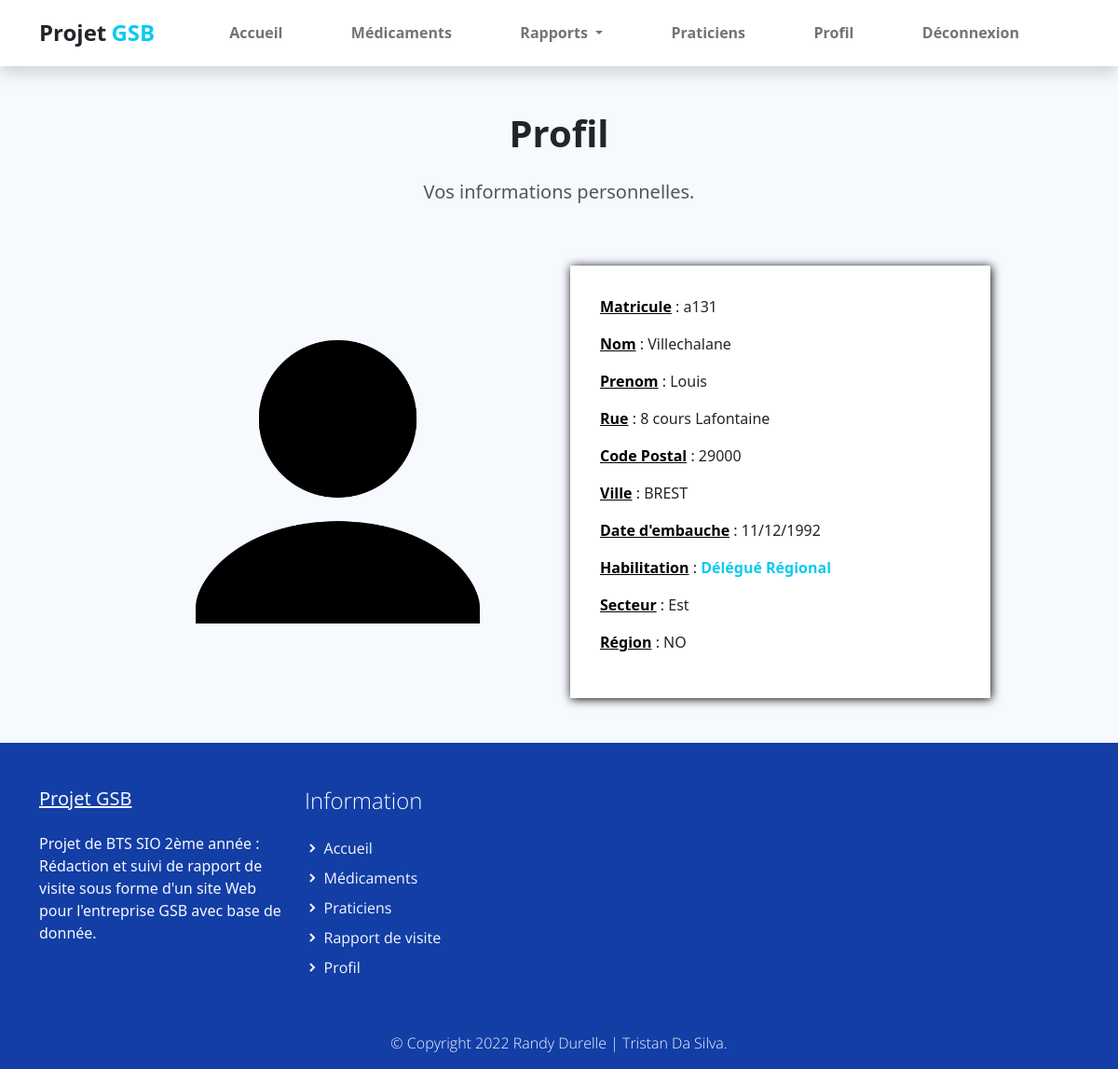
Before: /index.php?uc=connexion&action=profil (signed in) with the older database file.
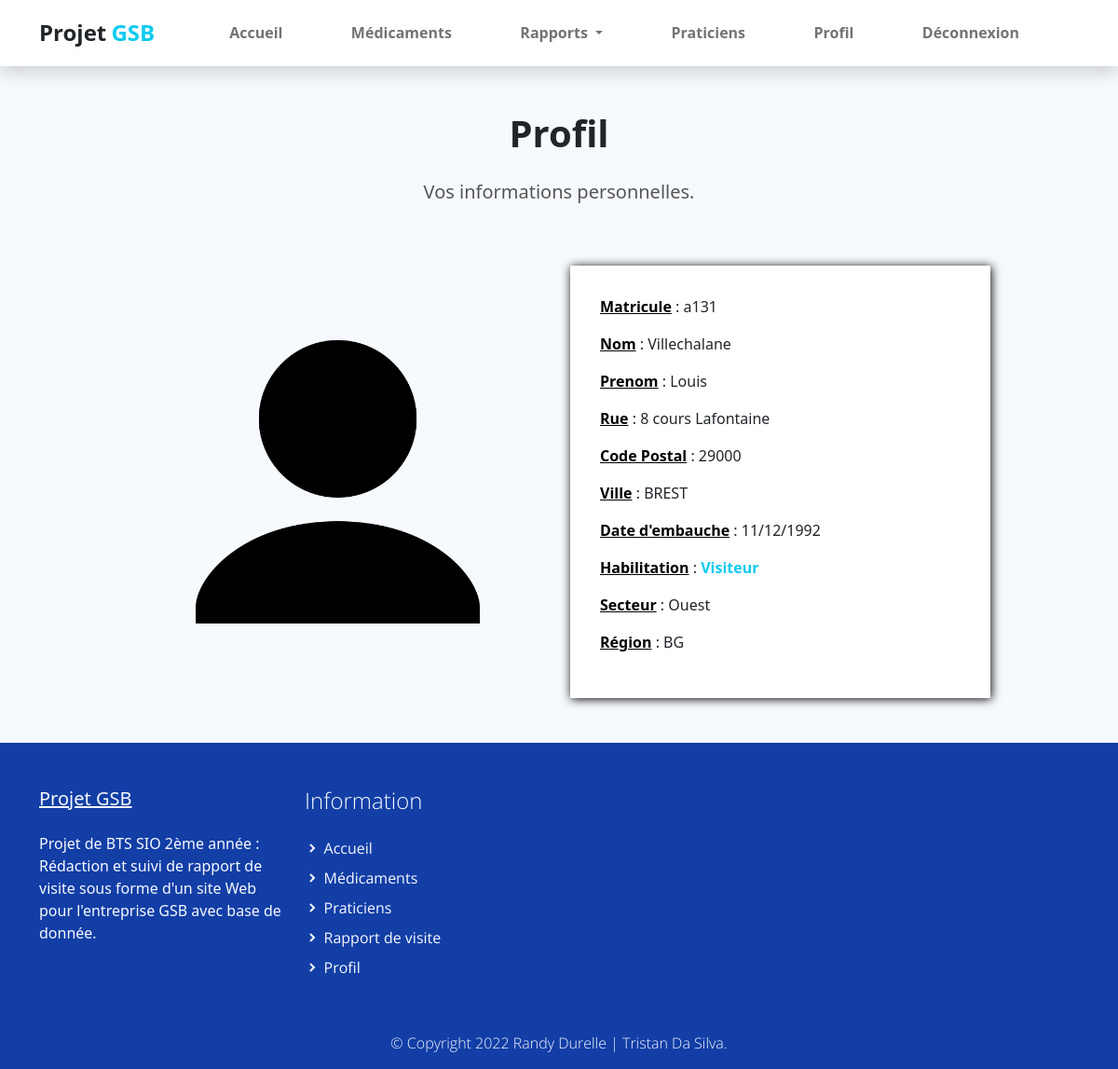
After: the same page with the newer database file.
### tables this page shows
CREATE TABLE IF NOT EXISTS `collaborateur` (
  `COL_MATRICULE` varchar(10) NOT NULL,
  `COL_NOM` varchar(25) DEFAULT NULL,
  `COL_PRENOM` varchar(50) DEFAULT NULL,
  `COL_ADRESSE` varchar(50) DEFAULT NULL,
  `COL_CP` varchar(5) DEFAULT NULL,
  `COL_VILLE` varchar(30) DEFAULT NULL,
  `COL_DATEEMBAUCHE` datetime DEFAULT NULL,
  `HAB_ID` int(11) DEFAULT NULL,
  `SEC_CODE` varchar(1) DEFAULT NULL,
  `REG_CODE` varchar(2) DEFAULT NULL,
  PRIMARY KEY (`COL_MATRICULE`),
  KEY `collaborateur_habilitation0_FK` (`HAB_ID`),
  KEY `collaborateur_secteur0_FK` (`SEC_CODE`),
  KEY `collaborateur_region1_FK` (`REG_CODE`)
);

CREATE TABLE IF NOT EXISTS `habilitation` (
  `HAB_ID` int(11) NOT NULL,
  `HAB_LIB` varchar(30) NOT NULL,
  PRIMARY KEY (`HAB_ID`)
);

CREATE TABLE IF NOT EXISTS `secteur` (
  `SEC_CODE` varchar(1) NOT NULL,
  `SEC_LIBELLE` varchar(15) DEFAULT NULL,
  PRIMARY KEY (`SEC_CODE`)
);

CREATE TABLE IF NOT EXISTS `region` (
  `REG_CODE` varchar(2) NOT NULL,
  `REG_NOM` varchar(50) DEFAULT NULL,
  `SEC_CODE` varchar(1) NOT NULL,
  PRIMARY KEY (`REG_CODE`),
  KEY `region_secteur0_FK` (`SEC_CODE`)
);

### modele/connexion.modele.inc.php (called while the page is built, shortened)
<?php
function getAllInformationCompte($matricule)
{
    try {
        $monPdo = connexionPDO();
        $req = 'SELECT c.`COL_MATRICULE` as `matricule`,c.`COL_NOM` as `nom`,`COL_PRENOM` as `prenom`,c.`COL_ADRESSE` as `adresse`,c.`COL_CP` as `cp`,c.`COL_VILLE` as `ville`, concat(DAY(COL_DATEEMBAUCHE),\'/\',MONTH(`COL_DATEEMBAUCHE`),\'/\',YEAR(`COL_DATEEMBAUCHE`)) as `date_embauche`, h.HAB_LIB as `habilitation` ,s.SEC_LIBELLE as `secteur`, r.REG_CODE as `region` FROM collaborateur c LEFT JOIN secteur s ON s.`SEC_CODE`=c.`SEC_CODE` LEFT JOIN habilitation h ON h.HAB_ID=c.HAB_ID LEFT JOIN region r ON r.REG_CODE=c.REG_CODE WHERE c.COL_MATRICULE="' . $matricule . '"';
        $res = $monPdo->query($req);
        $result = $res->fetch();
        return $result;
    } catch (PDOException $e) {
        print "Erreur !: " . $e->getMessage();
        die();
    }
}

### vues/v_profil.php (the view)
<section class="bg-light">
    <div class="container">
        <div class="structure-hero pt-lg-5 pt-4">
            <h1 class="titre text-center">Profil</h1>
            <p class="text text-center">
                Vos informations personnelles.
            </p>
        </div>
        <div class="row align-items-center justify-content-center">
            <div class="test col-12 col-sm-8 col-lg-6 col-xl-5 col-xxl-4 py-lg-5">
                <img class="img-fluid w-75" src="assets/img/profil.png">
            </div>
            <div class="test col-12 col-sm-8 col-lg-6 col-xl-5 col-xxl-4 py-lg-5 py-3">
                <div class="formulaire">
                    <p><span class="carac">Matricule</span> : <?php echo $info[0] ?></p>
                    <p><span class="carac">Nom</span> : <?php echo $info[1] ?></p>
                    <p><span class="carac">Prenom</span> : <?php echo $info[2] ?></p>
                    <p><span class="carac">Rue</span> : <?php echo $info[3] ?></p>
                    <p><span class="carac">Code Postal</span> : <?php echo $info[4] ?></p>
                    <p><span class="carac">Ville</span> : <?php echo $info[5] ?></p>
                    <p><span class="carac">Date d'embauche</span> : <?php echo $info[6] ?></p>
                    <p><span class="carac">Habilitation</span> : <span style="color:#0DCAF0;font-weight: 700;"> <?php echo $info[7] ?></span></p>
                    <p><span class="carac">Secteur</span> : <?php echo $info[8] ?></p>
                    <p><span class="carac">Région</span> : <?php echo $info[9] ?></p>
                </div>
            </div>
        </div>
</section>

Changed rows visible on the page:
changed collaborateur "Villechalane": HAB_ID.HAB_LIB "Délégué Régional" → "Visiteur"; SEC_CODE.SEC_LIBELLE "Est" → "Ouest"; REG_CODE.REG_CODE "NO" → "BG"
